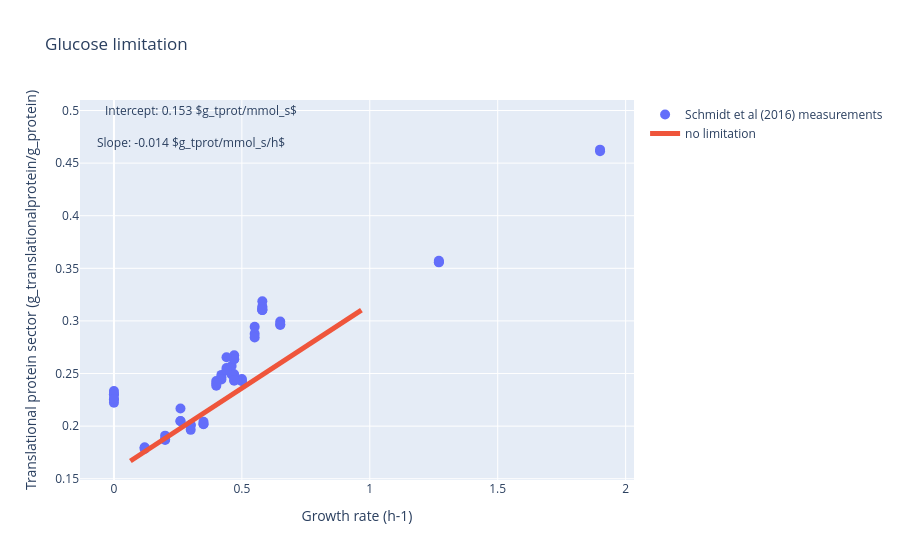

The notebook cell this image was saved under:
### Code cell
#visualize results
plot_translational_protein_vs_mu(df_schmidt, simulation_results_glc, intercept_glc, slope_glc, 
                                 protein_fraction = PROTEIN_FRACTION, 
                                 measured_protein_fraction=MEASURED_PROTEIN_FRACTION,
                                 oxygen_results = None)

### Figure 1 — Plotly figure (JSON) as saved in the notebook; plotly's stock layout.template omitted (floating-point values rounded to 4 significant figures)
{"data": [{"marker": {"size": 10}, "mode": "markers", "name": "Schmidt et al (2016) measurements", "type": "scatter", "x": [1.9, 1.9, 0.58, 0.58, 0.58, 1.27, 1.27, 1.27, 0.3, 0.3, 0.3, 0.42, 0.42, 0.42, 0.46, 0.46, 0.46, 0.47, 0.47, 0.47, 0.4, 0.4, 0.4, 0.5, 0.5, 0.5, 0.35, 0.35, 0.35, 0.2, 0.2, 0.2, 0.12, 0.12, 0.12, 0, 0, 0, 0, 0, 0, 0.58, 0.58, 0.58, 0.55, 0.55, 0.55, 0.47, 0.47, 0.47, 0.26, 0.26, 0.26, 0.44, 0.44, 0.44, 0.65, 0.65, 0.65], "y": [0.4628, 0.4612, 0.3137, 0.3104, 0.3103, 0.3559, 0.3557, 0.3571, 0.2005, 0.1965, 0.2013, 0.2464, 0.2487, 0.2443, 0.2507, 0.2491, 0.2571, 0.2635, 0.2673, 0.2639, 0.2429, 0.2385, 0.2406, 0.2448, 0.243, 0.243, 0.2021, 0.2018, 0.2041, 0.1909, 0.1868, 0.1875, 0.1797, 0.1797, 0.1783, 0.2302, 0.2334, 0.2222, 0.2302, 0.2256, 0.2257, 0.3187, 0.3126, 0.3107, 0.2877, 0.2842, 0.2944, 0.2493, 0.2432, 0.244, 0.2167, 0.2046, 0.2049, 0.2654, 0.2552, 0.2531, 0.2995, 0.2962, 0.2968]}, {"line": {"width": 5}, "marker": {"size": 10}, "mode": "lines", "name": "no limitation", "type": "scatter", "x": [0.9673, 0.877, 0.7867, 0.6964, 0.6062, 0.5159, 0.4256, 0.3353, 0.245, 0.1548, 0.06424], "y": [0.3103, 0.296, 0.2816, 0.2673, 0.253, 0.2386, 0.2243, 0.2099, 0.1956, 0.1812, 0.1669]}], "layout": {"annotations": [{"showarrow": false, "text": "Intercept: 0.153 $g_tprot/mmol_s$", "x": 0.34, "y": 0.5}, {"showarrow": false, "text": "Slope: -0.014 $g_tprot/mmol_s/h$", "x": 0.3, "y": 0.47}], "font": {"size": 12}, "title": {"text": "Glucose limitation"}, "xaxis": {"title": {"text": "Growth rate (h-1)"}}, "yaxis": {"title": {"text": "Translational protein sector (g_translationalprotein/g_protein)"}}}}
